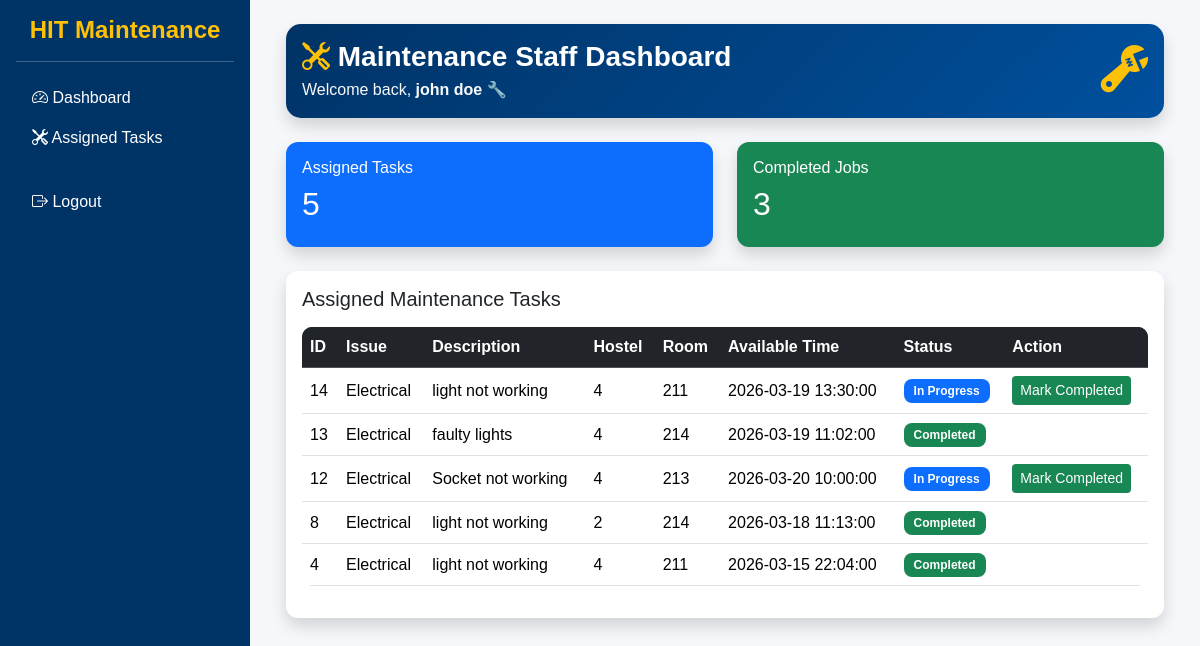
Page /student/hostel-maintenance-portal/staff/dashboard.php (signed in) on the committed database.
### tables this page shows
CREATE TABLE `requests` (
  `id` int(11) NOT NULL,
  `student_id` int(11) DEFAULT NULL,
  `issue_type_id` int(11) DEFAULT NULL,
  `hostel` varchar(50) DEFAULT NULL,
  `room` varchar(20) DEFAULT NULL,
  `description` text DEFAULT NULL,
  `available_time` datetime DEFAULT NULL,
  `status` enum('pending','in_progress','completed') DEFAULT 'pending',
  `assigned_staff` int(11) DEFAULT NULL,
  `created_at` timestamp NOT NULL DEFAULT current_timestamp(),
  `technician_arrived` tinyint(1) DEFAULT NULL,
  `rating` int(11) DEFAULT NULL
);

CREATE TABLE `issue_types` (
  `id` int(11) NOT NULL,
  `issue_name` varchar(50) DEFAULT NULL
);

### student/hostel-maintenance-portal/staff/dashboard.php (the view, shortened to what this page needs)
<?php
include("../config/database.php");
$user_id = $_SESSION['user_id'];
$staff_query = "SELECT * FROM staff WHERE user_id='$user_id'";
$staff_result = $conn->query($staff_query);
$staff = $staff_result->fetch_assoc();
$staff_id = $staff['id'];
$sql = "SELECT requests.*, issue_types.issue_name
        FROM requests
        JOIN issue_types ON requests.issue_type_id = issue_types.id
        WHERE assigned_staff='$staff_id'
        ORDER BY created_at DESC";
$result = $conn->query($sql);
$completed_tasks = $conn->query("SELECT COUNT(*) AS total
                                 FROM requests
                                 WHERE assigned_staff='$staff_id'
                                 AND status='completed'")
                         ->fetch_assoc()['total'];
?>
<?php include("../includes/header.php"); ?>
<?php include("../includes/sidebar.php"); ?>
<div class="container-fluid">
<div class="card shadow border-0 mb-4 text-white"
style="background: linear-gradient(135deg, #003366, #00509E); border-radius:15px;">
<div class="card-body d-flex justify-content-between align-items-center">
<div>
<h3 class="mb-1 fw-bold text-white">
    <i class="bi bi-tools text-warning"></i> Maintenance Staff Dashboard
</h3>
<p class="mb-0 text-light">
Welcome back, <strong><?php echo $_SESSION['name']; ?></strong> 🔧
</p>
</div>
<i class="bi bi-wrench-adjustable display-5 text-warning"></i>
</div>
</div>
<div class="row g-4 mb-4">
<div class="col-md-6">
<div class="card bg-primary text-white shadow border-0">
<div class="card-body">
<h6>Assigned Tasks</h6>
<h2><?php echo $result->num_rows; ?></h2>
</div>
</div>
</div>
<div class="col-md-6">
<div class="card bg-success text-white shadow border-0">
<div class="card-body">
<h6>Completed Jobs</h6>
<h2><?php echo $completed_tasks; ?></h2>
</div>
</div>
</div>
</div>
<div class="card shadow border-0">
<div class="card-body">
<h5 class="mb-3">Assigned Maintenance Tasks</h5>
<div class="table-responsive">
<table class="table table-hover align-middle">
<thead class="table-dark">
<tr>
<th>ID</th>
<th>Issue</th>
<th>Description</th>
<th>Hostel</th>
<th>Room</th>
<th>Available Time</th>
<th>Status</th>
<th>Action</th>
</tr>
</thead>
<tbody>
<?php
if($result->num_rows > 0){
while($row = $result->fetch_assoc()){
?>
<tr>
<td><?php echo $row['id']; ?></td>
<td><?php echo $row['issue_name']; ?></td>
<td><?php echo $row['description']; ?></td>
<td><?php echo $row['hostel']; ?></td>
<td><?php echo $row['room']; ?></td>
<td><?php echo $row['available_time']; ?></td>
<td>
<?php
if($row['status'] == "pending"){
echo "<span class='badge bg-warning'>Pending</span>";
}
elseif($row['status'] == "in_progress"){
echo "<span class='badge bg-primary'>In Progress</span>";
}
else{
echo "<span class='badge bg-success'>Completed</span>";
}
?>
</td>
<td>
<?php
if($row['status'] == "in_progress"){
?>
<a href="complete_request.php?id=<?php echo $row['id']; ?>"
class="btn btn-success btn-sm">
Mark Completed
</a>
<?php
}
?>
</td>
</tr>
<?php
}
}else{
echo "<tr><td colspan='8' class='text-center'>No tasks assigned</td></tr>";
}
?>
</tbody>
</table>
</div>
</div>
</div>
</div>
<?php include("../includes/sidebar_end.php"); ?>
<?php include("../includes/footer.php"); ?>

### student/hostel-maintenance-portal/assets/css/style.css (style rules this page uses)
:root { --hit-blue: #003366; --hit-blue-dark: #002244; --hit-gold: #FFD700; --hit-light: #F5F7FA; --hit-dark: #1A1A1A; }
body { font-family: Arial, sans-serif; background-color: var(--hit-light); margin: 0; padding: 0; }
.card { border-radius: 12px; box-shadow: 0 2px 8px rgba(0,0,0,0.05); }
h3, h4, h5 { color: inherit; }
.table { background: white; border-radius: 10px; overflow: hidden; }
.table thead { background: var(--hit-blue); color: white; }
.table-dark { background: var(--hit-blue) !important; color: white !important; }
.btn-success { background-color: #198754; border: none; }
.badge { padding: 6px 10px; border-radius: 8px; font-size: 12px; }

### rows in the picture
requests: id "14", issue_type.issue_name "Electrical", description "light not working", hostel "4", room "211", available_time "2026-03-19 13:30:00", status "In Progress"
requests: id "13", issue_type.issue_name "Electrical", description "faulty lights", hostel "4", room "214", available_time "2026-03-19 11:02:00", status "Completed"
requests: id "12", issue_type.issue_name "Electrical", description "Socket not working", hostel "4", room "213", available_time "2026-03-20 10:00:00", status "In Progress"
requests: id "8", issue_type.issue_name "Electrical", description "light not working", hostel "2", room "214", available_time "2026-03-18 11:13:00", status "Completed"
requests: id "4", issue_type.issue_name "Electrical", description "light not working", hostel "4", room "211", available_time "2026-03-15 22:04:00", status "Completed"

### other values in the picture
$_SESSION['name'] "john doe"
$result->num_rows "5"
$completed_tasks "3"
